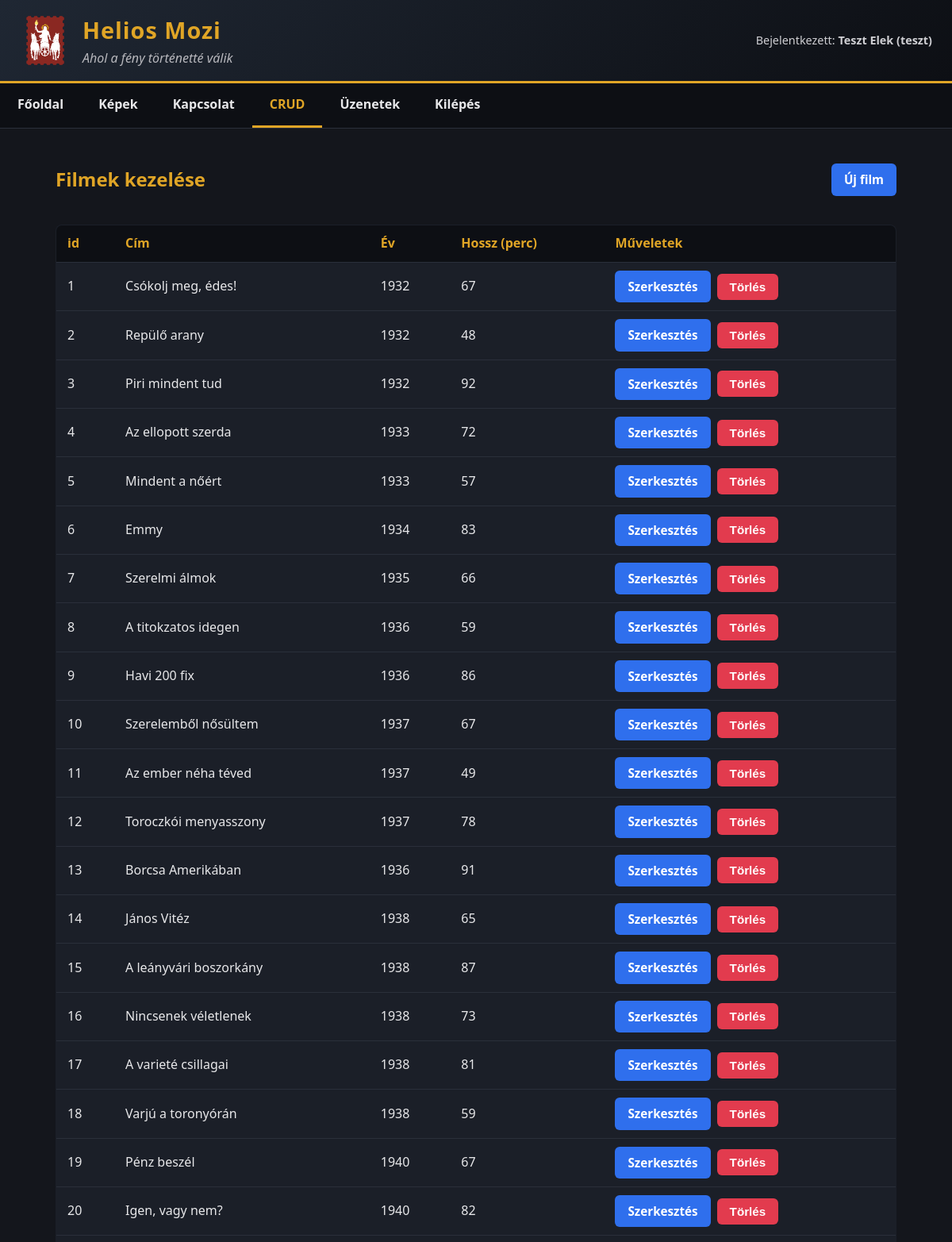
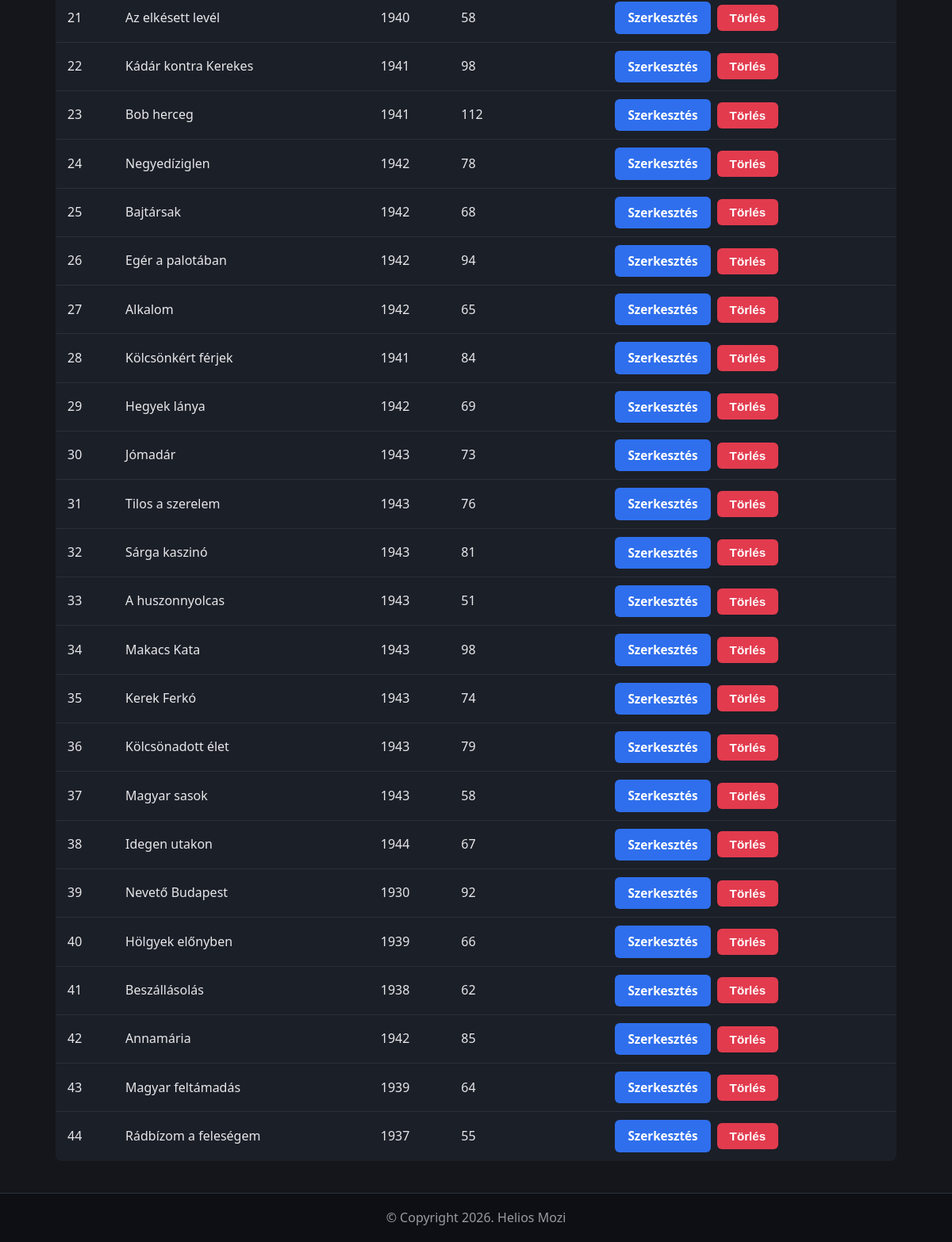
The page /crud (signed in) on the database its author committed (2 pictures, top to bottom).
### tables this page shows
CREATE TABLE `film` (
  `id` INT UNSIGNED NOT NULL AUTO_INCREMENT,
  `cim` VARCHAR(255) NOT NULL,
  `ev` INT NOT NULL,
  `hossz` INT NOT NULL,
  PRIMARY KEY (`id`)
);

### index.php (called while the page is built, shortened)
<?php
	include('./templates/index.tpl.php');
?>

### logicals/crud.php (called while the page is built, shortened)
<?php
try {
    $dbh = adatbazis_kapcsolat();
    $filmek = $dbh->query("select id, cim, ev, hossz from film order by id")->fetchAll();
}
catch (PDOException $e) {
    $lista_hiba = 'A filmek betöltése nem sikerült: ' . $e->getMessage();
}

### templates/pages/crud.tpl.php (the view, shortened to what this page needs)
<div class="crud-fejlec">
    <h2>Filmek kezelése</h2>
    <a class="gomb gomb-hozzaad" href="crud_uj">Új film</a>
</div>
<?php if (isset($lista_hiba)) { ?>
    <p class="hiba"><?= htmlspecialchars($lista_hiba) ?></p>
<?php } elseif (empty($filmek)) { ?>
    <p>Nincs film az adatbázisban.</p>
<?php } else { ?>
    <div class="tabla-gordit">
        <table class="crud-tabla">
            <thead>
                <tr>
                    <th>id</th>
                    <th>Cím</th>
                    <th>Év</th>
                    <th>Hossz (perc)</th>
                    <th>Műveletek</th>
                </tr>
            </thead>
            <tbody>
                <?php foreach ($filmek as $f) { ?>
                    <tr>
                        <td><?= (int) $f['id'] ?></td>
                        <td><?= htmlspecialchars($f['cim']) ?></td>
                        <td><?= (int) $f['ev'] ?></td>
                        <td><?= (int) $f['hossz'] ?></td>
                        <td>
                            <div class="muveletek">
                                <a class="gomb gomb-szerkeszt" href="crud_szerkeszt?id=<?= (int) $f['id'] ?>">Szerkesztés</a>
                                <form action="crud_torol" method="post" onsubmit="return confirm('Biztosan törli ezt a filmet?');">
                                    <button type="submit" class="gomb gomb-torol">Törlés</button>
                                </form>
                            </div>
                        </td>
                    </tr>
                <?php } ?>
            </tbody>
        </table>
    </div>
<?php } ?>

### styles/stilus.css (style rules this page uses)
* { box-sizing: border-box; }
body { margin: 0; font-family: "Segoe UI", Arial, sans-serif; line-height: 1.6; background-color: #14161c; color: #e8e8ea; }
a { color: #e0a526; }
main h2 { color: #e0a526; }
.tabla-gordit { width: 100%; overflow-x: auto; }

### styles/crud.css (style rules this page uses)
.crud-fejlec { display: flex; justify-content: space-between; align-items: center; flex-wrap: wrap; gap: 12px; margin-bottom: 18px; }
.gomb { display: inline-block; padding: 8px 16px; border: 0; border-radius: 6px; font-weight: 600; font-size: 0.95rem; text-decoration: none; cursor: pointer; }
.gomb-hozzaad, .gomb-szerkeszt { background-color: #2f6fed; color: #ffffff; }
.gomb-torol { background-color: #e23b4e; color: #ffffff; }
.crud-tabla { width: 100%; border-collapse: collapse; background-color: #1b1f28; border: 1px solid #2a2f3a; border-radius: 8px; overflow: hidden; }
.crud-tabla th, .crud-tabla td { padding: 10px 14px; text-align: left; vertical-align: middle; border-bottom: 1px solid #2a2f3a; }
.crud-tabla th { background-color: #0d0f14; color: #e0a526; white-space: nowrap; }
.crud-tabla tbody tr:last-child td { border-bottom: 0; }
.crud-tabla td { color: #e8e8ea; }
.muveletek { display: flex; gap: 8px; align-items: center; }
.muveletek form { margin: 0; }

### rows shown on the page
film: id "1", cim "Csókolj meg, édes!", ev "1932", hossz "67"
film: id "2", cim "Repülő arany", ev "1932", hossz "48"
film: id "3", cim "Piri mindent tud", ev "1932", hossz "92"
film: id "4", cim "Az ellopott szerda", ev "1933", hossz "72"
film: id "5", cim "Mindent a nőért", ev "1933", hossz "57"
film: id "6", cim "Emmy", ev "1934", hossz "83"
film: id "7", cim "Szerelmi álmok", ev "1935", hossz "66"
film: id "8", cim "A titokzatos idegen", ev "1936", hossz "59"
film: id "9", cim "Havi 200 fix", ev "1936", hossz "86"
film: id "10", cim "Szerelemből nősültem", ev "1937", hossz "67"
film: id "11", cim "Az ember néha téved", ev "1937", hossz "49"
film: id "12", cim "Toroczkói menyasszony", ev "1937", hossz "78"
film: id "13", cim "Borcsa Amerikában", ev "1936", hossz "91"
film: id "14", cim "János Vitéz", ev "1938", hossz "65"
film: id "15", cim "A leányvári boszorkány", ev "1938", hossz "87"
film: id "16", cim "Nincsenek véletlenek", ev "1938", hossz "73"
film: id "17", cim "A varieté csillagai", ev "1938", hossz "81"
film: id "18", cim "Varjú a toronyórán", ev "1938", hossz "59"
film: id "19", cim "Pénz beszél", ev "1940", hossz "67"
film: id "20", cim "Igen, vagy nem?", ev "1940", hossz "82"
film: id "21", cim "Az elkésett levél", ev "1940", hossz "58"
film: id "22", cim "Kádár kontra Kerekes", ev "1941", hossz "98"
film: id "23", cim "Bob herceg", ev "1941", hossz "112"
film: id "24", cim "Negyedíziglen", ev "1942", hossz "78"
film: id "25", cim "Bajtársak", ev "1942", hossz "68"
film: id "26", cim "Egér a palotában", ev "1942", hossz "94"
film: id "27", cim "Alkalom", ev "1942", hossz "65"
film: id "28", cim "Kölcsönkért férjek", ev "1941", hossz "84"
film: id "29", cim "Hegyek lánya", ev "1942", hossz "69"
film: id "30", cim "Jómadár", ev "1943", hossz "73"
film: id "31", cim "Tilos a szerelem", ev "1943", hossz "76"
film: id "32", cim "Sárga kaszinó", ev "1943", hossz "81"
film: id "33", cim "A huszonnyolcas", ev "1943", hossz "51"
film: id "34", cim "Makacs Kata", ev "1943", hossz "98"
film: id "35", cim "Kerek Ferkó", ev "1943", hossz "74"
film: id "36", cim "Kölcsönadott élet", ev "1943", hossz "79"
film: id "37", cim "Magyar sasok", ev "1943", hossz "58"
film: id "38", cim "Idegen utakon", ev "1944", hossz "67"
film: id "39", cim "Nevető Budapest", ev "1930", hossz "92"
film: id "40", cim "Hölgyek előnyben", ev "1939", hossz "66"
film: id "41", cim "Beszállásolás", ev "1938", hossz "62"
film: id "42", cim "Annamária", ev "1942", hossz "85"
film: id "43", cim "Magyar feltámadás", ev "1939", hossz "64"
film: id "44", cim "Rádbízom a feleségem", ev "1937", hossz "55"

### other values the page prints
$fejlec['cim'] "Helios Mozi"
$fejlec['motto'] "Ahol a fény történetté válik"
$_SESSION['csn'] "Teszt"
$_SESSION['un'] "Elek"
$_SESSION['login'] "teszt"
$oldal['szoveg'] "Főoldal"
$oldal['szoveg'] "Képek"
$oldal['szoveg'] "Kapcsolat"
$oldal['szoveg'] "CRUD"
$oldal['szoveg'] "Üzenetek"
$oldal['szoveg'] "Kilépés"
$lablec['copyright'] "Copyright 2026."
$lablec['ceg'] "Helios Mozi"
